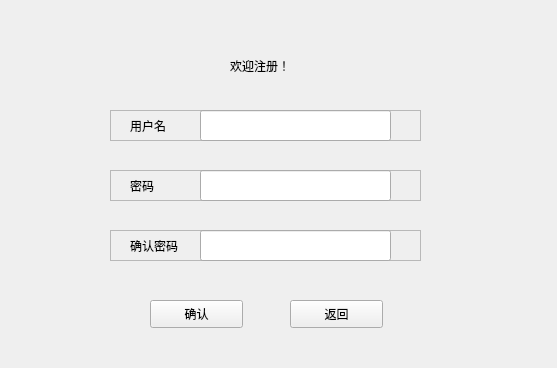
<?xml version="1.0" encoding="UTF-8"?>
<ui version="4.0">
 <class>Register</class>
 <widget class="QWidget" name="Register">
  <property name="geometry">
   <rect>
    <x>0</x>
    <y>0</y>
    <width>557</width>
    <height>368</height>
   </rect>
  </property>
  <property name="windowTitle">
   <string>Form</string>
  </property>
  <widget class="QLabel" name="label">
   <property name="geometry">
    <rect>
     <x>230</x>
     <y>50</y>
     <width>72</width>
     <height>31</height>
    </rect>
   </property>
   <property name="text">
    <string>欢迎注册！</string>
   </property>
  </widget>
  <widget class="QFrame" name="frame">
   <property name="geometry">
    <rect>
     <x>110</x>
     <y>110</y>
     <width>311</width>
     <height>31</height>
    </rect>
   </property>
   <property name="frameShape">
    <enum>QFrame::StyledPanel</enum>
   </property>
   <property name="frameShadow">
    <enum>QFrame::Raised</enum>
   </property>
   <widget class="QLineEdit" name="UserNameReEdit">
    <property name="geometry">
     <rect>
      <x>90</x>
      <y>0</y>
      <width>191</width>
      <height>31</height>
     </rect>
    </property>
   </widget>
   <widget class="QLabel" name="label_2">
    <property name="geometry">
     <rect>
      <x>20</x>
      <y>0</y>
      <width>71</width>
      <height>31</height>
     </rect>
    </property>
    <property name="text">
     <string>用户名</string>
    </property>
   </widget>
  </widget>
  <widget class="QFrame" name="frame_2">
   <property name="geometry">
    <rect>
     <x>110</x>
     <y>170</y>
     <width>311</width>
     <height>31</height>
    </rect>
   </property>
   <property name="frameShape">
    <enum>QFrame::StyledPanel</enum>
   </property>
   <property name="frameShadow">
    <enum>QFrame::Raised</enum>
   </property>
   <widget class="QLineEdit" name="PasswordReEdit">
    <property name="geometry">
     <rect>
      <x>90</x>
      <y>0</y>
      <width>191</width>
      <height>31</height>
     </rect>
    </property>
   </widget>
   <widget class="QLabel" name="label_3">
    <property name="geometry">
     <rect>
      <x>20</x>
      <y>0</y>
      <width>71</width>
      <height>31</height>
     </rect>
    </property>
    <property name="text">
     <string>密码</string>
    </property>
   </widget>
  </widget>
  <widget class="QFrame" name="frame_3">
   <property name="geometry">
    <rect>
     <x>110</x>
     <y>230</y>
     <width>311</width>
     <height>31</height>
    </rect>
   </property>
   <property name="frameShape">
    <enum>QFrame::StyledPanel</enum>
   </property>
   <property name="frameShadow">
    <enum>QFrame::Raised</enum>
   </property>
   <widget class="QLineEdit" name="ComfirmPwEdit">
    <property name="geometry">
     <rect>
      <x>90</x>
      <y>0</y>
      <width>191</width>
      <height>31</height>
     </rect>
    </property>
   </widget>
   <widget class="QLabel" name="label_4">
    <property name="geometry">
     <rect>
      <x>20</x>
      <y>0</y>
      <width>71</width>
      <height>31</height>
     </rect>
    </property>
    <property name="text">
     <string>确认密码</string>
    </property>
   </widget>
  </widget>
  <widget class="QPushButton" name="ComFirmReButton">
   <property name="geometry">
    <rect>
     <x>150</x>
     <y>300</y>
     <width>93</width>
     <height>28</height>
    </rect>
   </property>
   <property name="text">
    <string>确认</string>
   </property>
  </widget>
  <widget class="QPushButton" name="ReturnReButton">
   <property name="geometry">
    <rect>
     <x>290</x>
     <y>300</y>
     <width>93</width>
     <height>28</height>
    </rect>
   </property>
   <property name="text">
    <string>返回</string>
   </property>
  </widget>
 </widget>
 <resources/>
 <connections/>
</ui>
